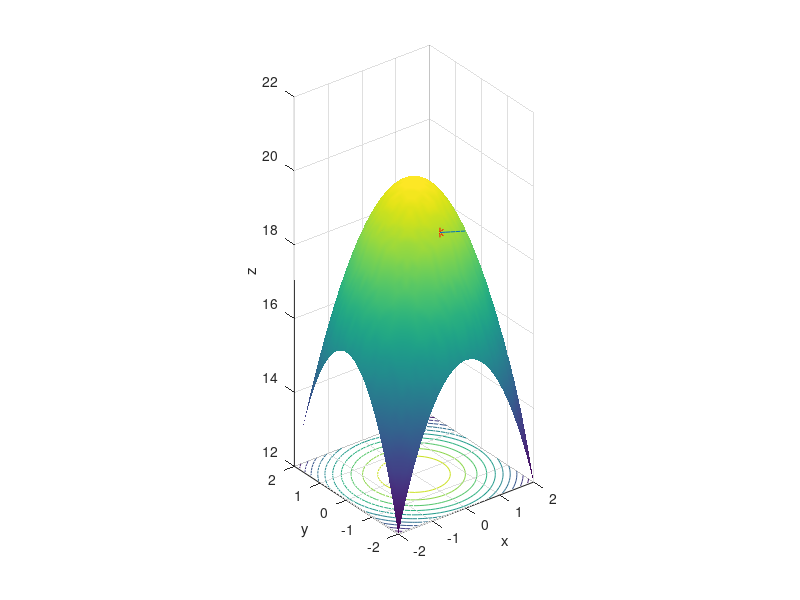

Source code (MATLAB):
x = -2:0.1:2;
y = -2:0.1:2;
#h - что-то очень маленькое
h = 10^(-8);
#точка в которой вектор нормали
x0 = 0;
y0 = -1;
#параметр
t = -1:0.1:0;
[x1, y1] = meshgrid(x,y);

z = 20 - x1.^2 - y1.^2;
surfc(x1,y1,z);
shading interp;

z0 = 20 - x0^2 - y0^2;
#определение производной
dx = ((20 - (x0 + h).^2 - y0.^2 - z0) - (20 - x0.^2 - y0.^2 - z0))./h;
dy = ((20 - (y0 + h).^2 - x0.^2 - z0) - (20 - x0.^2 - y0.^2 - z0))./h;
dz = ((20 - x0.^2 - y0.^2 - (z0 + h)) - (20 - x0.^2 - y0.^2 - z0))./h;
hold on;
#уравнивание осей
axis equal;
#параметриация
x2 = x0 + t*dx;
y2 = y0 + t*dy;
z2 = z0 + t*dz;
plot3(x2,y2,z2);
plot3(x0, y0,z0, 'r*', 'markersize', 7)
xlabel("x");
ylabel("y");
zlabel("z");
hold off
